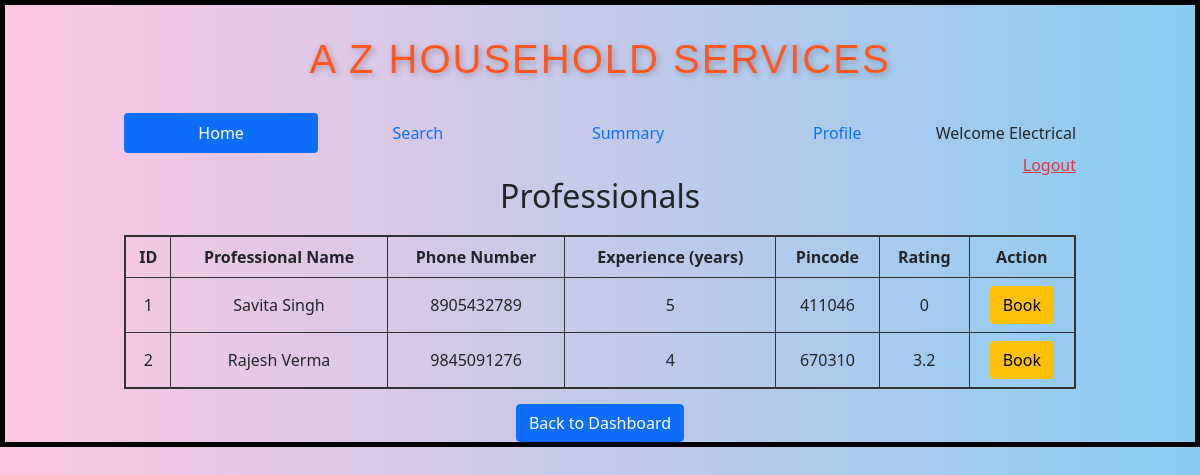
The app's page /customer/book/Electrical/1/Cleaning with its own data.
### backend/models.py (models this page shows)
class ServiceProf(db.Model):
    __tablename__="service_prof"
    id=db.Column(db.Integer,primary_key=True)
    email=db.Column(db.String,unique=True,nullable=False)
    password=db.Column(db.String,nullable=False)
    full_name=db.Column(db.String,nullable=False)
    phone_no=db.Column(db.String,nullable=False)
    experience=db.Column(db.Integer,default=0)
    service_name=db.Column(db.String,nullable=False)
    address=db.Column(db.String,nullable=False)
    pincode=db.Column(db.Integer,nullable=False)
    resume_path = db.Column(db.String, nullable=True)
    status=db.Column(db.String,default="available")
    approv_status=db.Column(db.String,default="pending")
    rating=db.Column(db.Integer,default=0)
    service_requests=db.relationship("ServiceRequest",cascade="all,delete",backref="service_prof",lazy=True)

### backend/controllers.py (the view)
@app.route("/customer/book/<name>/<id>/<sname>")
def book_proff(name,id,sname):
    prof=get_proff(sname)
    user = UserInfo.query.filter_by(id=id).first()
    return render_template("request_service.html",name=name,sname=sname,servicesubtype=prof,id=id)

### backend/controllers.py (called while the page is built)
def get_proff(name):
    return ServiceProf.query.filter(ServiceProf.service_name.ilike(f"{name}"), ServiceProf.status == "available",ServiceProf.approv_status!="pending").all()

### templates/request_service.html
{% extends "user_layout.html" %}
{% block content %}
<h2 style="text-align: center; margin-bottom: 20px;">Professionals</h2>
    {% if servicesubtype %}
    <table style="width: 100%; border-collapse: collapse; border: 2px solid #333;">
        <thead>
            <tr>
                <th style="border: 1px solid #333; padding: 8px; text-align: center;">ID</th>
                <th style="border: 1px solid #333; padding: 8px; text-align: center;">Professional Name</th>
                <th style="border: 1px solid #333; padding: 8px; text-align: center;">Phone Number</th>
                <th style="border: 1px solid #333; padding: 8px; text-align: center;">Experience (years)</th>
                <th style="border: 1px solid #333; padding: 8px; text-align: center;">Pincode</th>
                <th style="border: 1px solid #333; padding: 8px; text-align: center;">Rating</th>
                <th style="border: 1px solid #333; padding: 8px; text-align: center;">Action</th>
            </tr>
        </thead>
        <tbody>
            {% for s in servicesubtype %}
            <tr>
                <td style="border: 1px solid #333; padding: 8px; text-align: center;">{{ s.id }}</td>
                <td style="border: 1px solid #333; padding: 8px; text-align: center;">{{ s.full_name }}</td>
                <td style="border: 1px solid #333; padding: 8px; text-align: center;">{{ s.phone_no }}</td>
                <td style="border: 1px solid #333; padding: 8px; text-align: center;">{{ s.experience }}</td>
                <td style="border: 1px solid #333; padding: 8px; text-align: center;">{{ s.pincode }}</td>
                <td style="border: 1px solid #333; padding: 8px; text-align: center;">{{ s.rating }}</td>
                <td style="border: 1px solid #333; padding: 8px; text-align: center;">
                    <a href="/customer/book/{{ name }}/{{ s.id }}" type="button" class="btn btn-warning">Book</a>
                </td>
            </tr>
            {% endfor %}
        </tbody>
    </table>
    {% else %}
    <h3>No professionals available!!</h3>
    {% endif %}
    <div class="center">
        <a href="/customer/{{ name }}/{{ id }}" type="submit" class="btn btn-primary">Back to Dashboard</a>
    </div>
{% endblock %}

### static/styles/main.css (style rules this page uses)
* { margin-top: 0px; }
body { background: linear-gradient(to right, hsl(331, 100%, 89%), hsl(201, 79%, 74%)); margin: 0; padding: 0; font-family: 'Poppins', sans-serif; }
.center { margin-top:15px; text-align:center; color: black; }

### records on screen
ServiceProf: id "1", full_name "Savita Singh", phone_no "8905432789", experience "5", pincode "411046", rating "0"
ServiceProf: id "2", full_name "Rajesh Verma", phone_no "9845091276", experience "4", pincode "670310", rating "3.2"

### other values on screen
{{ name }} "Electrical"
